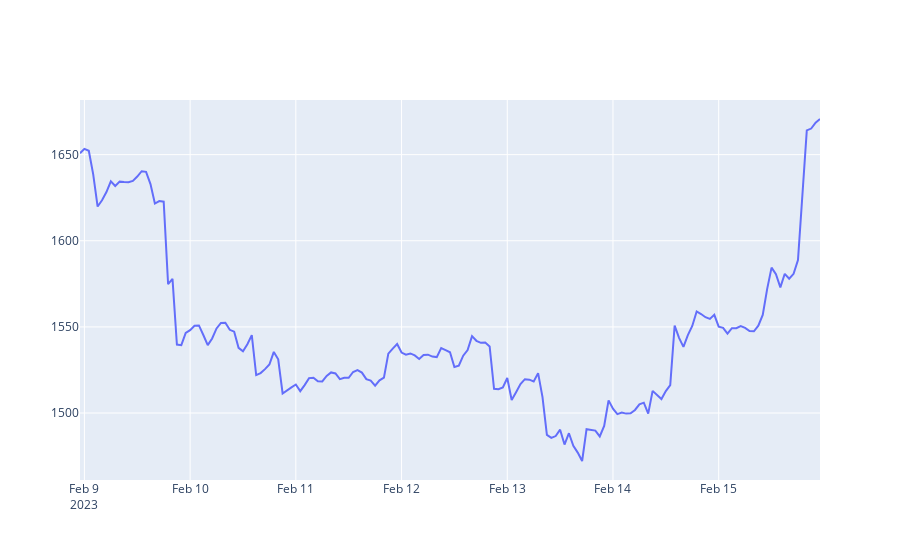
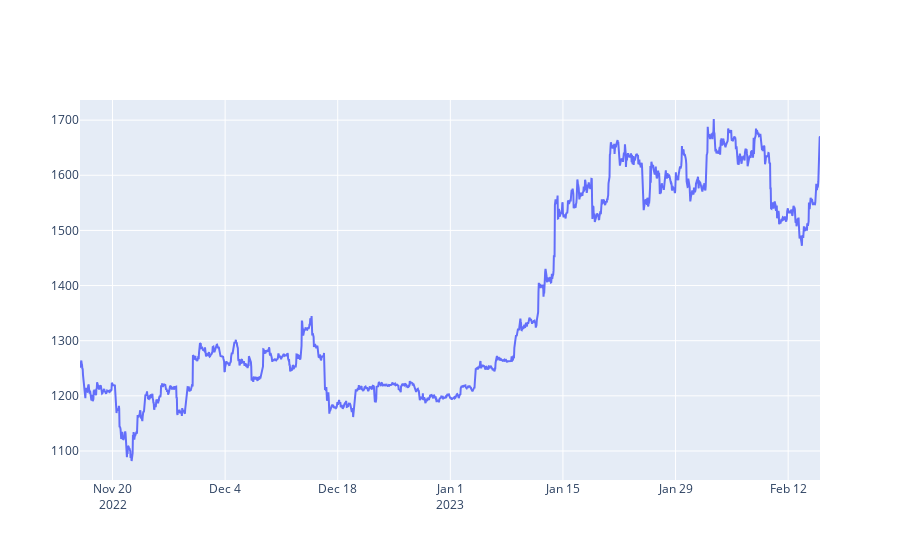

These figures' notebook cell, in order:
### Code cell
from plotly.offline import init_notebook_mode, iplot
init_notebook_mode(connected=True)

def getLine(df_input):
    x = df_input.index
    y = df_input.values
    fig = go.Figure(data=go.Scatter(x = x, y = y))
    fig.show()
    
#------------------------------------------------

#( getLine(getRates('ETH-USD',  '1d',  '1h')) )
( getLine(getRates('ETH-USD',  '1wk',  '1h')) )
( getLine(getRates('ETH-USD',  '3mo',  '1h')) )
#( getLine(getRates('ETH-USD',  '3y',  '1d')) )

### Figure 1 — Plotly figure (JSON) as saved in the notebook; plotly's stock layout.template omitted (floating-point values rounded to 4 significant figures; data arrays with more than 128 entries replaced by an {"elided": "..."} marker saying what was removed)
{"data": [{"x": {"elided": "169 str values"}, "y": {"elided": "169 float values"}, "type": "scatter"}], "layout": {"xaxis": {"type": "date", "range": ["2023-02-08 23:00", "2023-02-15 23:00"], "autorange": true}, "yaxis": {"type": "linear", "range": [1461.0, 1682.0], "autorange": true}, "autosize": true}}

### Figure 2 — Plotly figure (JSON) as saved in the notebook; plotly's stock layout.template omitted (floating-point values rounded to 4 significant figures; data arrays with more than 128 entries replaced by an {"elided": "..."} marker saying what was removed)
{"data": [{"x": {"elided": "2207 str values"}, "y": {"elided": "2207 float values"}, "type": "scatter"}], "layout": {"xaxis": {"type": "date", "range": ["2022-11-15 23:00", "2023-02-15 23:00"], "autorange": true}, "yaxis": {"type": "linear", "range": [1047.0, 1737.0], "autorange": true}, "autosize": true}}
